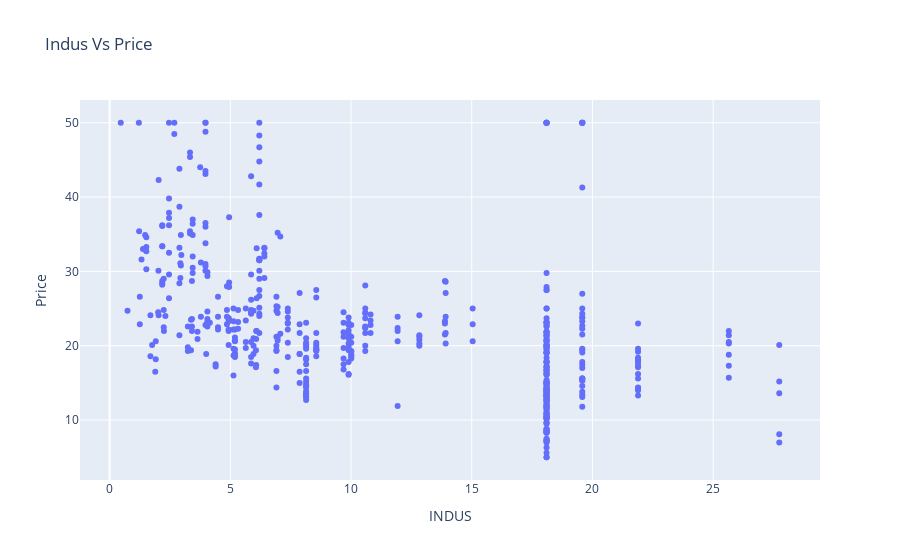

The notebook cell this image was saved under:
### Markdown cell above
<span style="color:yellow">**Scatter Plot for proportion of non-retail business acres per town**</span>

### Code cell
fig = px.scatter(dataset,x='INDUS',y='Price',title="Indus Vs Price")
fig.show()

### Figure 1 — Plotly figure (JSON) as saved in the notebook; plotly's stock layout.template omitted (floating-point values rounded to 4 significant figures; data arrays with more than 128 entries replaced by an {"elided": "..."} marker saying what was removed)
{"data": [{"hovertemplate": "INDUS=%{x}<br>Price=%{y}<extra></extra>", "legendgroup": "", "marker": {"color": "#636efa", "symbol": "circle"}, "mode": "markers", "name": "", "orientation": "v", "showlegend": false, "type": "scatter", "x": {"elided": "506 float values"}, "xaxis": "x", "y": {"elided": "506 float values"}, "yaxis": "y"}], "layout": {"legend": {"tracegroupgap": 0}, "title": {"text": "Indus Vs Price"}, "xaxis": {"anchor": "y", "domain": [0, 1], "title": {"text": "INDUS"}}, "yaxis": {"anchor": "x", "domain": [0, 1], "title": {"text": "Price"}}}}
